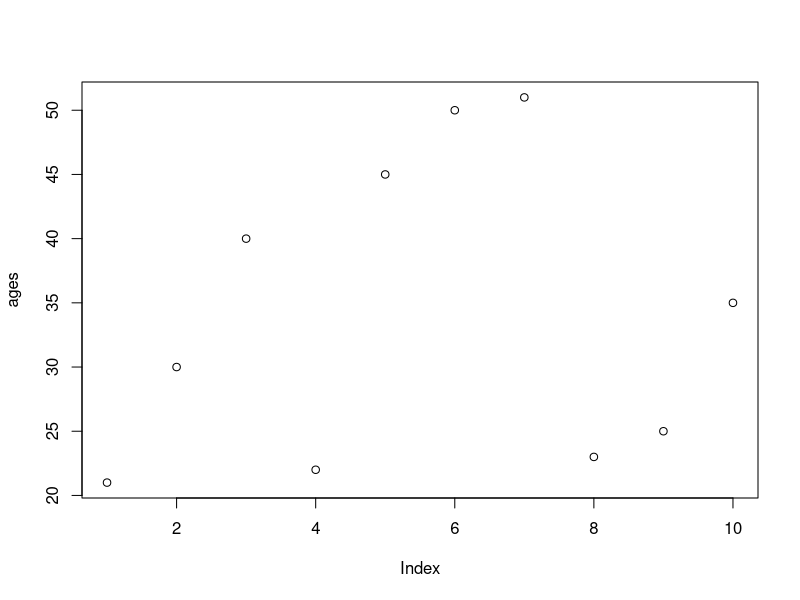
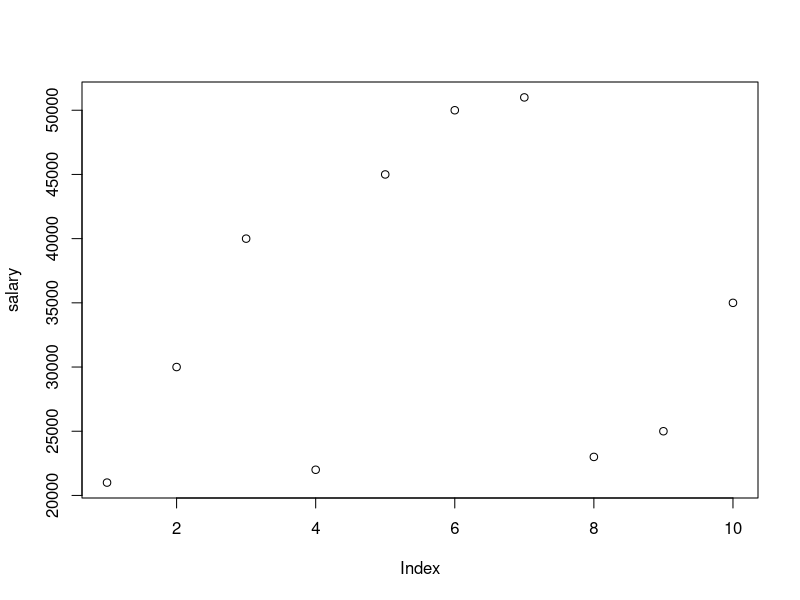
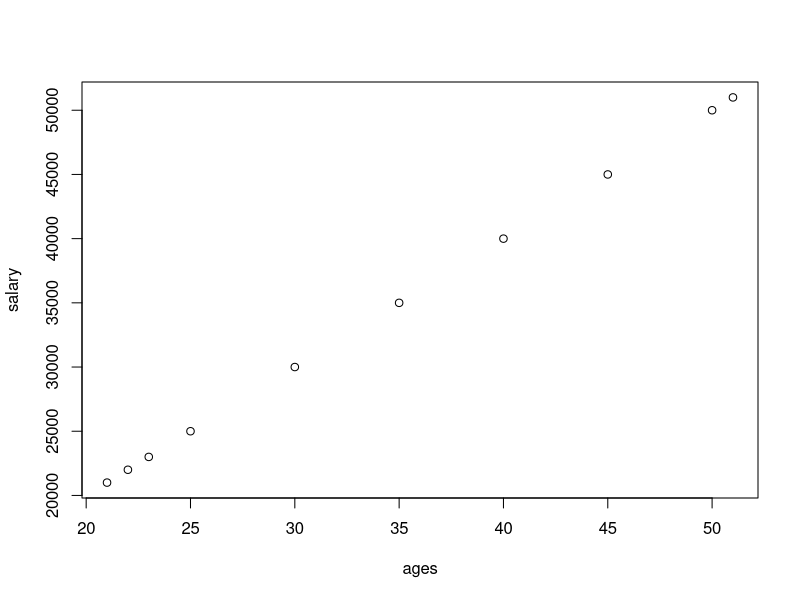
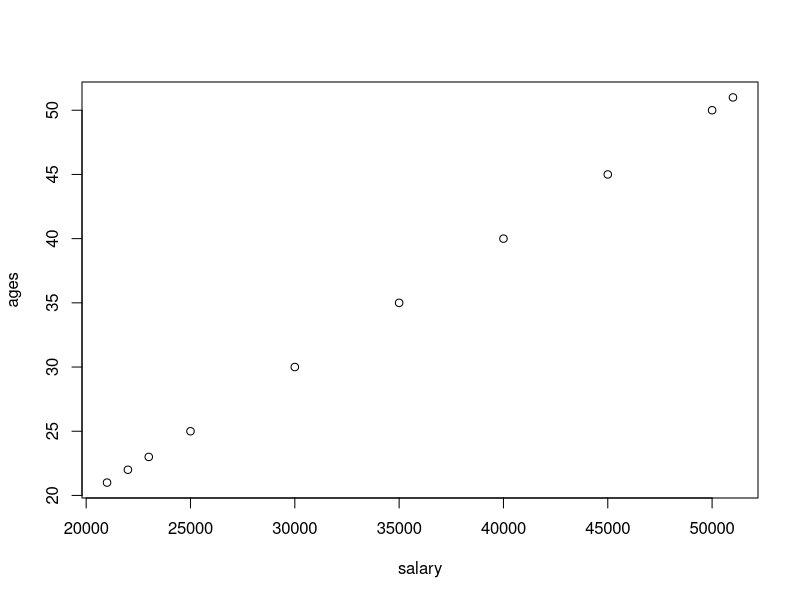

These figures' R source, in order: (Note: this script raises an error after producing the figures.)

ages = c(21,30,40,22,45,50,51,23,25,35)
plot(ages)

salary = c(21000,30000,40000,22000,45000,50000,51000,23000,25000,35000)
plot (salary)
# In doTryCatch(return(expr), name,parentenv, handler)
# invalid graphics state - Solution to this 
  

plot(ages,salary)
plot(salary,ages)

help(plot)
####################################################
 
#airquality = read.cvs('path/airquality.csv',header=TRUE, s
#click on import Ddataset
data()
airquality = datasets::airquality

####Top rows and last 10 rows
head(airquality,10)
tail(airquality,10)


# To entire dataset click on airquality data set name for
#######Columns
airquality[,c(1,2)]# all rows and first two columns

df = airquality[,-6]# excludes column no.6
df

summary(airquality[,1]) # summary statistics for column 1

summary(airquality$Temp)

airquality$Wind #display column values

summary(airquality$Wind)# summary of wind column


 

summary(airquality) # summary for all columns

##################### Visualiv=zation
plot(airquality$wind)
plot(airquality$temp,airquality$Wind,type="p")
plot(airquality) # scatterplot
help (plot)
plot(airquality$Ozone,airquality$Month)
plot(airquality$Month,airquality$Ozone)

#points and lines
plot(airquality$Wind, type="p") #p: points,L: lines, B:both
plot(airquality$Wind, type="l")
plot(airquality$Wind, type="b")
help (plot)

plot(airquality$Wind,
     xlab = 'Ozone Concentration',
     ylab = 'No i=of instances',
     main = 'Ozone levels in city',
     col = 'red',
     type='l')

plot(airquality,col='red') # plot of entire datas
     
plot(airquality$Ozone, airquality$Solar.R) # x axis
plot(airquality$Solar.R,airquality$Ozone) # x - s

# Horizontal bar plot
barplot(airquality$Ozone,
        main = 'Ozone concentration in air',
        ylab = 'Ozone Levels',
        col= 'blue',
        horiz = T,
        axes=F)
help(barplot)

# Histogram (#frequency interval#)

hist(airquality$Temp)

hist(airquality$Temp,
     main = 'Solar Radiation values in air',
     xlab = 'Solar rad.',
     col='blue',
     border= 'red')

help(hist)

# Single box plot
help (boxplot)
boxplot(airquality$Wind,
     main = "Boxplot",
     col='blue',
     border= 'red',
     horizontal=T)


 boxplot.stats(airquality$Wind)$out#outlier value
 
 airquality$Wind
 
 
 # Multiple box plots
 boxplot(airquality[,1:4],
         main='Multiple Box Plots',
         horizontal=TRUE,
         col='pink')
 
 #margin of the grid (mar)(bottom ,left,top,right),
 #no of rows and columns(mfrow),
 #whether a border is to e inluded(byt)
 #and position of the
 #labels(las: 1 for horizontal, las: 0 for vertical)-
 #bty - box around the plot (o,n,7,l,c,u)
 # par means partition
par(mfrow=c(3,3),mar=c(1,2,1,2), las=0, bty="o")
plot(airquality$Ozone)
plot(airquality$Ozone, airquality$Wind)
plot(airquality$Ozone, type="l")
plot(airquality$Wind, type="l")
plot(airquality$Solar.R, type="l")
barplot(airquality$Ozone, main = 'Ozone Concentration',
        xlab = 'Ozone Levels',col='green',horiz = TRUE)
hist(airquality$Solar.R)
boxplot(airquality$Solar.R)
boxplot(airquality[,0:4], main='Multiple Box plots')

#considering NA values
airquality
max(airquality$Wind)
min(airquality$Temp)
min(airquality$Solar.R)
mean(airquality$Solar.R)
mean(airquality$Wind)

mean(airquality$Solar.R,na.rm=T)
median(airquality$Ozone)
median(airquality$Ozone,na.rm=T)
min(airquality$Ozone)
min(airquality$Ozone,na.rm=T)

#Google following functions as variance in r, etc
#var
#skewness
#kurtosis
#Density plot


var(airquality$Wind)
sd(airquality$Ozone)#,na.rm = T)standard Deviation # because
sd(airquality$Ozone, na.rm = T)

skewness(airquality$Ozone)# error
kurtosis(airquality$Ozone)# error

# Installing packages


#eg.mobile has some in built apps
# - others download scanner, whatsapp, photo  editor from play
# which library to download for skewness
#google - skewness and kurtosis in r
# go to rbloggers.com
# library (moments)
# or go to rdocumentation.r
# types skewness - you will get the name of packages as 'moments
# go to rstudio
# click on packages in 3rd window - button right corner- Click
# type moments in packages, click checkbox - install dependence
#after installation, in search - search for installed 'moment

# or try: install. packages("moments")

skewness(airquality$Ozone,na.rm=T)
kurtosis(airquality$Ozone,na.rm=T)
skewness(airquality[,1:4],na.rm=T)

# Dencity Plot
Plot(dencity(airquality$Wind))
plot(dencity(airquality$Ozone,na.rm=T))
??dencity # Check Kernel Dencity Estimation

## IN Class Exercise
e_quakes=datasets::quakes








